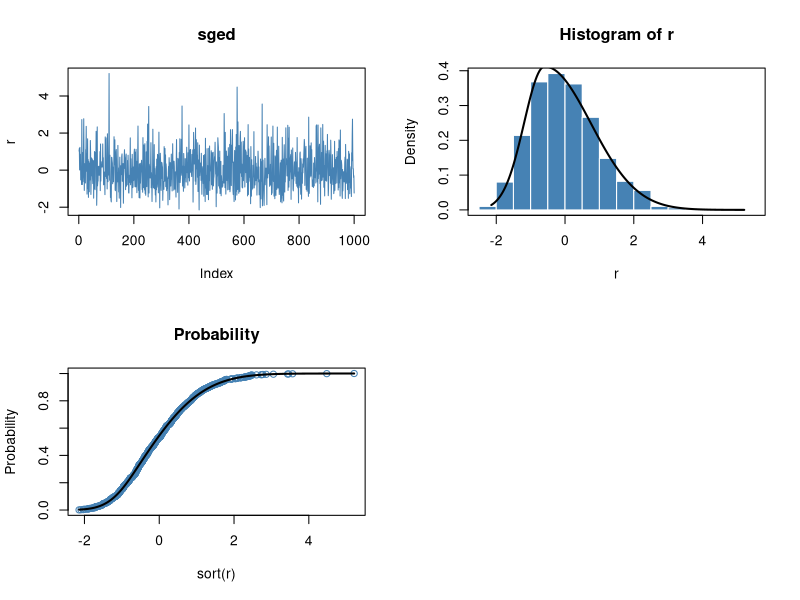

This figure's R source:
library(fGarch)


### Name: ged
### Title: Generalized Error Distribution
### Aliases: ged dged pged qged rged
### Keywords: distribution

### ** Examples

## sged -
   par(mfrow = c(2, 2))
   set.seed(1953)
   r = rsged(n = 1000)
   plot(r, type = "l", main = "sged", col = "steelblue")
   
   # Plot empirical density and compare with true density:
   hist(r, n = 25, probability = TRUE, border = "white", col = "steelblue")
   box()
   x = seq(min(r), max(r), length = 201)
   lines(x, dsged(x), lwd = 2)
   
   # Plot df and compare with true df:
   plot(sort(r), (1:1000/1000), main = "Probability", col = "steelblue",
     ylab = "Probability")
   lines(x, psged(x), lwd = 2)
   
   # Compute quantiles:
   round(qsged(psged(q = seq(-1, 5, by = 1))), digits = 6)
       
